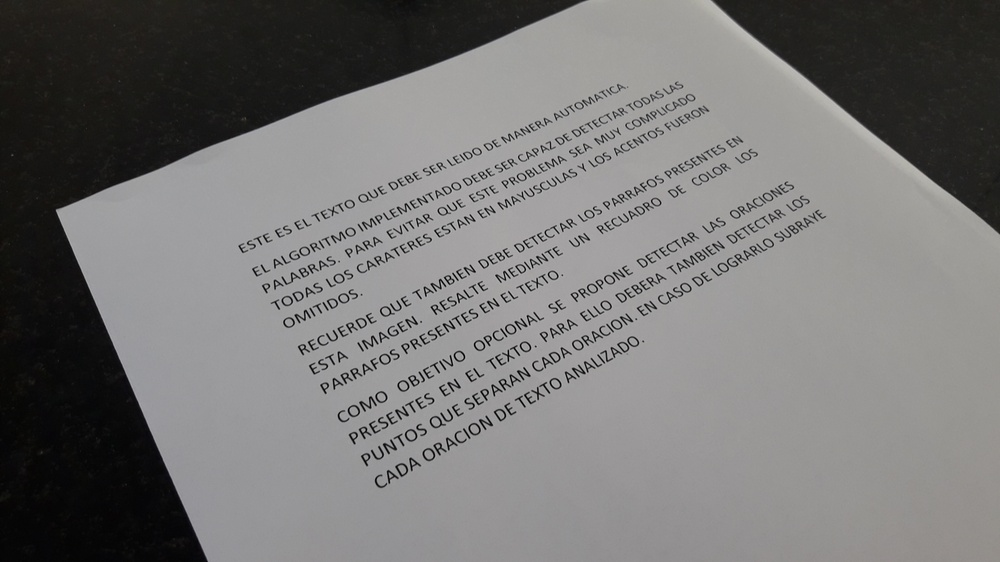
#> input picture foto_1.jpg, 1000 x 562 px, shrunk from 4128 x 2322 before the run
$ python contourfeatures.py foto_1.jpg
#> lines starting #> are read from the running program, lines starting #| are printed output that depends on the picture; after the words box and inside, x2 and y2 are one past the last pixel; in counts of white or black regions, pixels touching at a corner belong together
''' filename : contourfeatures.py
Este archivo es el que define los contornos, no recuerdo para que se usa.

This sample calculates some useful parameters of a contour. This is an OpenCV
implementation of regionprops function in matlab with some additional features.

Benefit : Learn to find different parameters of a contour region.
          Get familier with different contour functions in OpenCV.

Level : Beginner or Intermediate

Usage : python contourfeatures.py <image_file>

Abid Rahman 3/25/12
opencvpython.blogspot.com/2012/04/contour-features.html
'''

import cv2
import numpy as np

class Contour:
    ''' Provides detailed parameter informations about a contour

        Create a Contour instant as follows: c = Contour(src_img, contour)
                where src_img should be grayscale image.

        Attributes:

        c.area -- gives the area of the region
        c.parameter -- gives the perimeter of the region
        c.moments -- gives all values of moments as a dict
        c.centroid -- gives the centroid of the region as a tuple (x,y)
        c.bounding_box -- gives the bounding box parameters as a tuple => (x,y,width,height)
        c.bx,c.by,c.bw,c.bh -- corresponds to (x,y,width,height) of the bounding box
        c.aspect_ratio -- aspect ratio is the ratio of width to height
        c.equi_diameter -- equivalent diameter of the circle with same as area as that of region
        c.extent -- extent = contour area/bounding box area
        c.convex_hull -- gives the convex hull of the region
        c.convex_area -- gives the area of the convex hull
        c.solidity -- solidity = contour area / convex hull area
        c.center -- gives the center of the ellipse
        c.majoraxis_length -- gives the length of major axis
        c.minoraxis_length -- gives the length of minor axis
        c.orientation -- gives the orientation of ellipse
        c.eccentricity -- gives the eccentricity of ellipse
        c.filledImage -- returns the image where region is white and others are black
        c.filledArea -- finds the number of white pixels in filledImage
        c.convexImage -- returns the image where convex hull region is white and others are black
        c.pixelList -- array of indices of on-pixels in filledImage
        c.maxval -- corresponds to max intensity in the contour region
        c.maxloc -- location of max.intensity pixel location
        c.minval -- corresponds to min intensity in the contour region
        c.minloc -- corresponds to min.intensity pixel location
        c.meanval -- finds mean intensity in the contour region
        c.leftmost -- leftmost point of the contour
        c.rightmost -- rightmost point of the contour
        c.topmost -- topmost point of the contour
        c.bottommost -- bottommost point of the contour
        c.distance_image((x,y)) -- return the distance (x,y) from the contour.
        c.distance_image() -- return the distance image where distance to all points on image are calculated
        '''
    def __init__(self,img,cnt):
        self.img = img
        self.cnt = cnt
        self.size = len(cnt)

        # MAIN PARAMETERS

        #Contour.area - Area bounded by the contour region'''
        self.area = cv2.contourArea(self.cnt)

        # contour perimeter
        self.perimeter = cv2.arcLength(cnt,True)

        # centroid
        self.moments = cv2.moments(cnt)
        if self.moments['m00'] != 0.0:
            self.cx = self.moments['m10']/self.moments['m00']
            self.cy = self.moments['m01']/self.moments['m00']
            self.centroid = (self.cx,self.cy)
        else:
            self.centroid = "Region has zero area"

        # bounding box
        self.bounding_box=cv2.boundingRect(cnt)
        (self.bx,self.by,self.bw,self.bh) = self.bounding_box

        # aspect ratio
        self.aspect_ratio = self.bw/float(self.bh)

        # equivalent diameter
        self.equi_diameter = np.sqrt(4*self.area/np.pi)

        # extent = contour area/boundingrect area
        self.extent = self.area/(self.bw*self.bh)


        ### CONVEX HULL ###

        # convex hull
        self.convex_hull = cv2.convexHull(cnt)

        # convex hull area
        self.convex_area = cv2.contourArea(self.convex_hull)

        # solidity = contour area / convex hull area
        self.solidity = self.area/float(self.convex_area)


        ### ELLIPSE  ###

        self.ellipse = cv2.fitEllipse(cnt)

        # center, axis_length and orientation of ellipse
        (self.center,self.axes,self.orientation) = self.ellipse

        # length of MAJOR and minor axis
        self.majoraxis_length = max(self.axes)
        self.minoraxis_length = min(self.axes)

        # eccentricity = sqrt( 1 - (ma/MA)^2) --- ma= minor axis --- MA= major axis
        self.eccentricity = np.sqrt(1-(self.minoraxis_length/self.majoraxis_length)**2)


        ### CONTOUR APPROXIMATION ###

        self.approx = cv2.approxPolyDP(cnt,0.02*self.perimeter,True)


        ### EXTRA IMAGES ###

        # filled image :- binary image with contour region white and others black
        self.filledImage = np.zeros(self.img.shape[0:2],np.uint8)
        cv2.drawContours(self.filledImage,[self.cnt],0,255,-1)

        # area of filled image
        filledArea = cv2.countNonZero(self.filledImage)

        # pixelList - array of indices of contour region
        self.pixelList = np.transpose(np.nonzero(self.filledImage))

        # convex image :- binary image with convex hull region white and others black
        self.convexImage = np.zeros(self.img.shape[0:2],np.uint8)
        cv2.drawContours(self.convexImage,[self.convex_hull],0,255,-1)


        ### PIXEL PARAMETERS

        # mean value, minvalue, maxvalue
        self.minval,self.maxval,self.minloc,self.maxloc = cv2.minMaxLoc(self.img,mask = self.filledImage)
        self.meanval = cv2.mean(self.img,mask = self.filledImage)


        ### EXTREME POINTS ###

        # Finds the leftmost, rightmost, topmost and bottommost points
        self.leftmost = tuple(self.cnt[self.cnt[:,:,0].argmin()][0])
        self.rightmost = tuple(self.cnt[self.cnt[:,:,0].argmax()][0])
        self.topmost = tuple(self.cnt[self.cnt[:,:,1].argmin()][0])
        self.bottommost = tuple(self.cnt[self.cnt[:,:,1].argmax()][0])
        self.extreme = (self.leftmost,self.rightmost,self.topmost,self.bottommost)

    ### DISTANCE CALCULATION

    def distance_image(self,point=None):

        '''find the distance between a point and adjacent point on contour specified. Point should be a tuple or list (x,y)
            If no point is given, distance to all point is calculated and distance image is returned'''
        if type(point) == tuple:
            if len(point)==2:
                self.dist = cv2.pointPolygonTest(self.cnt,point,True)
                return self.dist
        else:
            dst = np.empty(self.img.shape)
            for i in range(self.img.shape[0]):
                for j in range(self.img.shape[1]):
                    dst.itemset(i,j,cv2.pointPolygonTest(self.cnt,(j,i),True))

            dst = dst+127
            dst = np.uint8(np.clip(dst,0,255))

            # plotting using palette method in numpy
            palette = []
            for i in range(256):
                if i<127:
                    palette.append([2*i,0,0])
                elif i==127:
                    palette.append([255,255,255])
                elif i>127:
                    l = i-128
                    palette.append([0,0,255-2*l])
            palette = np.array(palette,np.uint8)
            self.h2 = palette[dst]
            return self.h2


#### DEMO ######
if __name__=='__main__':

    import sys
    if len(sys.argv)>1:
        image = sys.argv[1]
    else:
        image = 'new.bmp'
        print ("Usage : python contourfeatures.py <image_file>")

    im = cv2.imread(image)
#> im is the input picture: shape (562, 1000, 3); mean B, G, R 116.6, 117.3, 118.2
    imgray = cv2.cvtColor(im,cv2.COLOR_BGR2GRAY)
    thresh = cv2.adaptiveThreshold(imgray,255,0,1,11,2)
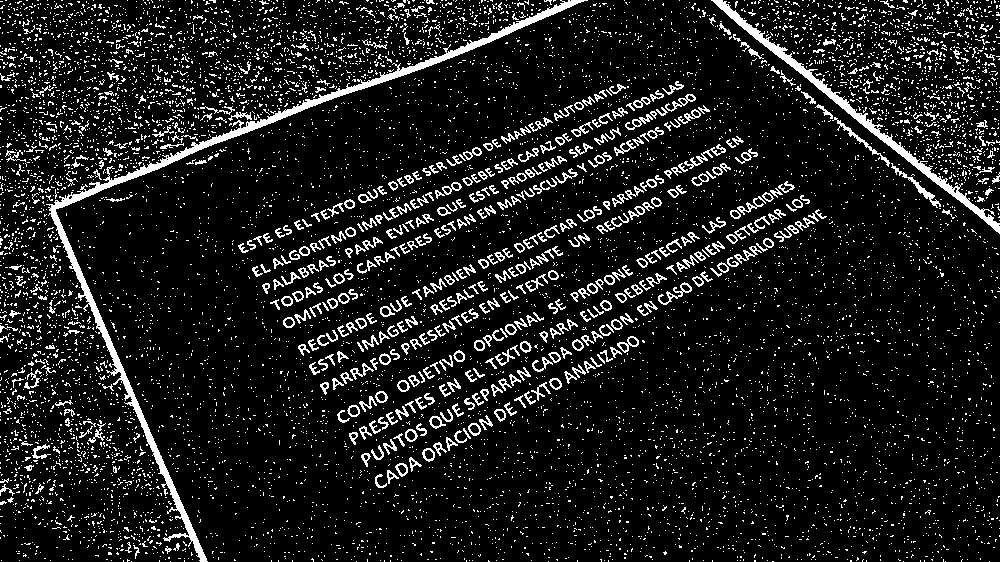
#> thresh: shape (562, 1000); 10.6% white in thin lines or dots
    contours, hierarchy = cv2.findContours(thresh,cv2.RETR_TREE,cv2.CHAIN_APPROX_SIMPLE)
#> contours = 9350 contours, 8895 with area under 20; largest, box (x1, y1, x2, y2) and area: (46, 0, 588, 562) 5640, (711, 0, 1000, 234) 2430, (891, 163, 941, 208) 190, (617, 336, 639, 353) 162, (832, 117, 890, 167) 162
    k = 1000
    for cnt in contours:

        # first shows the original image
        im2 = im.copy()
#> (the run stopped early here; a loop or call above may not have finished)

$ run again, on foto_3.jpg
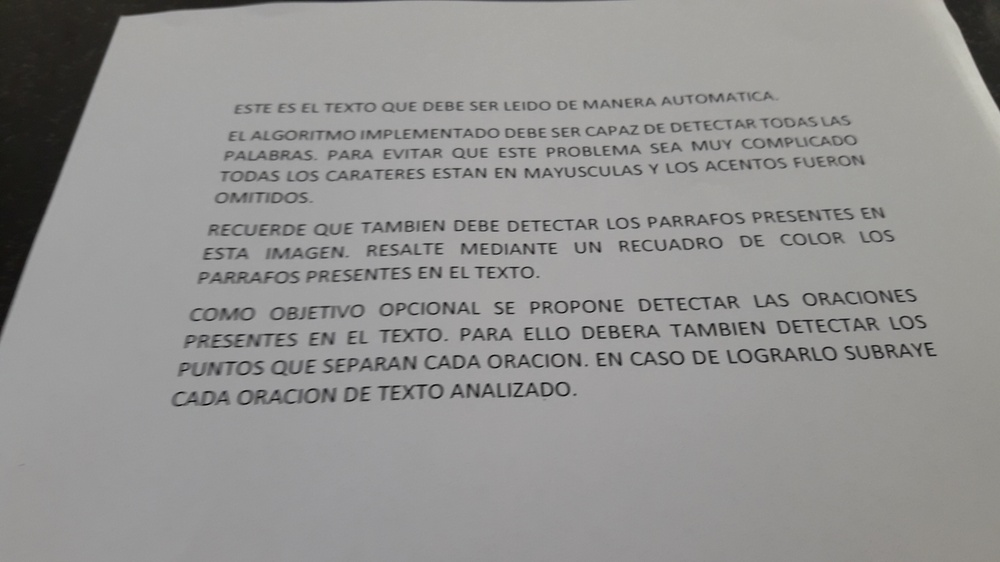
#> input picture foto_3.jpg, 1000 x 562 px, shrunk from 4128 x 2322 before the run
#> im is the input picture: shape (562, 1000, 3); mean B, G, R 145.6, 146.9, 147.5
#> `thresh = cv2.adaptiveThreshold(imgray,255,0,1,11,2)`:
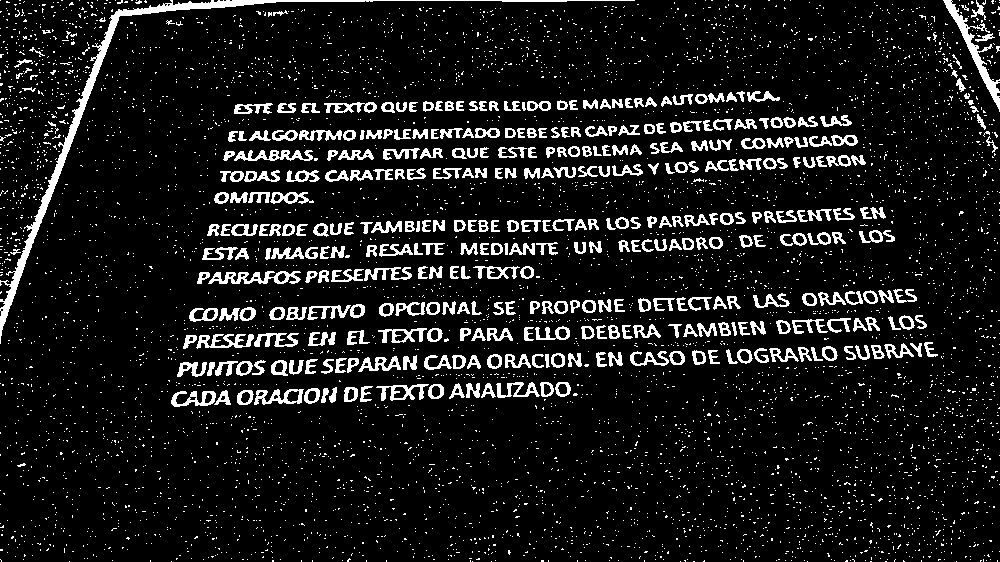
#> thresh: shape (562, 1000); 9.9% white; 5545 white regions (5168 under 20 px)
#> contours = 5785 contours, 5317 with area under 20; largest, box (x1, y1, x2, y2) and area: (0, 0, 635, 344) 3114, (943, 0, 1000, 112) 840, (208, 271, 301, 284) 562, (254, 389, 304, 405) 438, (376, 384, 429, 401) 382

$ run again, on foto_4.jpg
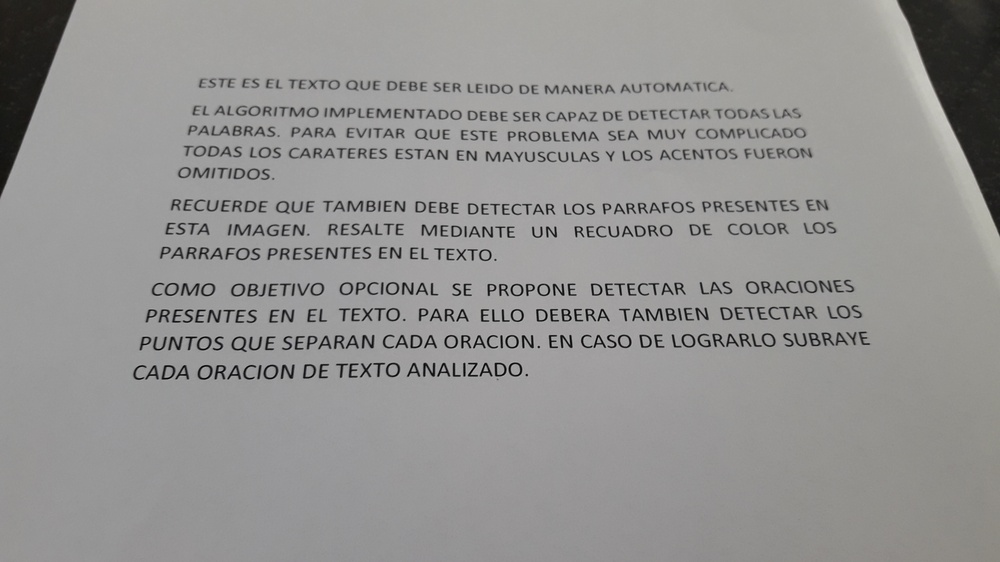
#> input picture foto_4.jpg, 1000 x 562 px, shrunk from 4128 x 2322 before the run
#> im is the input picture: shape (562, 1000, 3); mean B, G, R 145.8, 146.9, 147.6
#> `thresh = cv2.adaptiveThreshold(imgray,255,0,1,11,2)`:
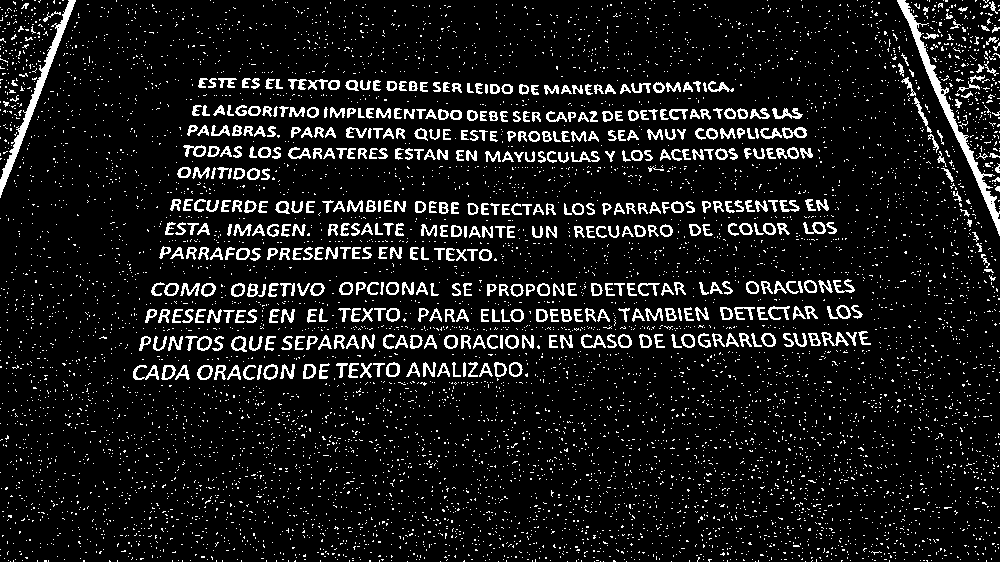
#> thresh: shape (562, 1000); 9.3% white in thin lines or dots
#> contours = 7615 contours, 7007 with area under 20; largest, box (x1, y1, x2, y2) and area: (897, 0, 1000, 236) 1621, (0, 0, 76, 198) 1200, (782, 127, 807, 139) 180, (197, 365, 213, 380) 168, (231, 336, 247, 352) 164

$ run again, on foto_5.jpg
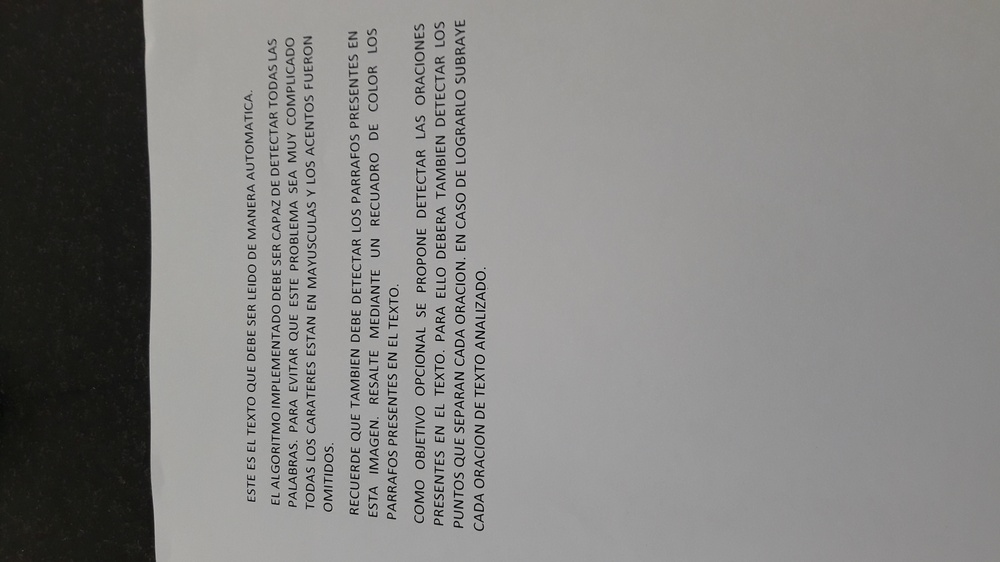
#> input picture foto_5.jpg, 1000 x 562 px, shrunk from 4128 x 2322 before the run
#> im is the input picture: shape (562, 1000, 3); mean B, G, R 130.1, 131.7, 132.2
#> `thresh = cv2.adaptiveThreshold(imgray,255,0,1,11,2)`:
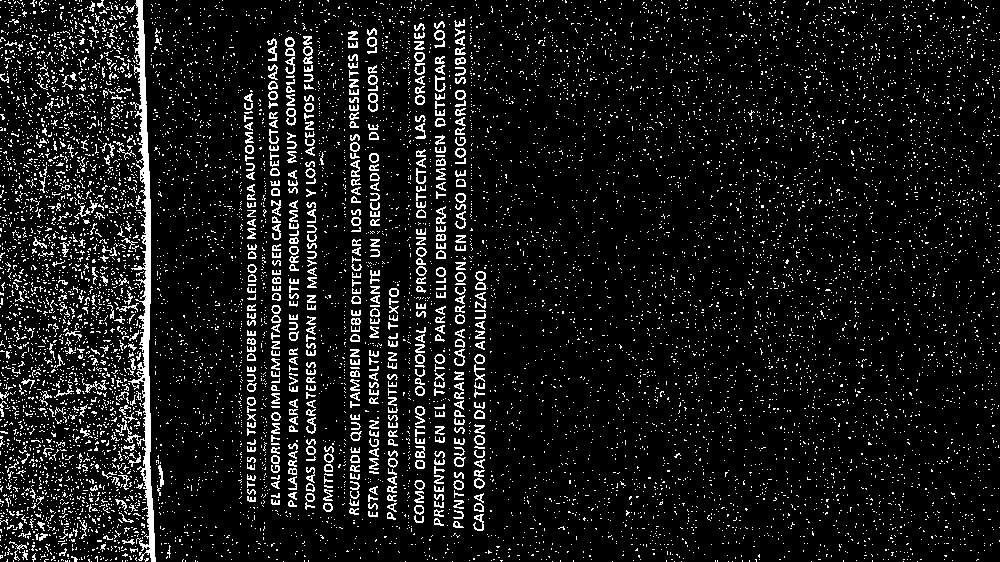
#> thresh: shape (562, 1000); 9.1% white in thin lines or dots
#> contours = 10444 contours, 10049 with area under 20; largest, box (x1, y1, x2, y2) and area: (124, 0, 156, 562) 3336, (434, 30, 445, 48) 95, (368, 93, 378, 112) 90, (286, 108, 296, 126) 81, (455, 90, 466, 100) 77
